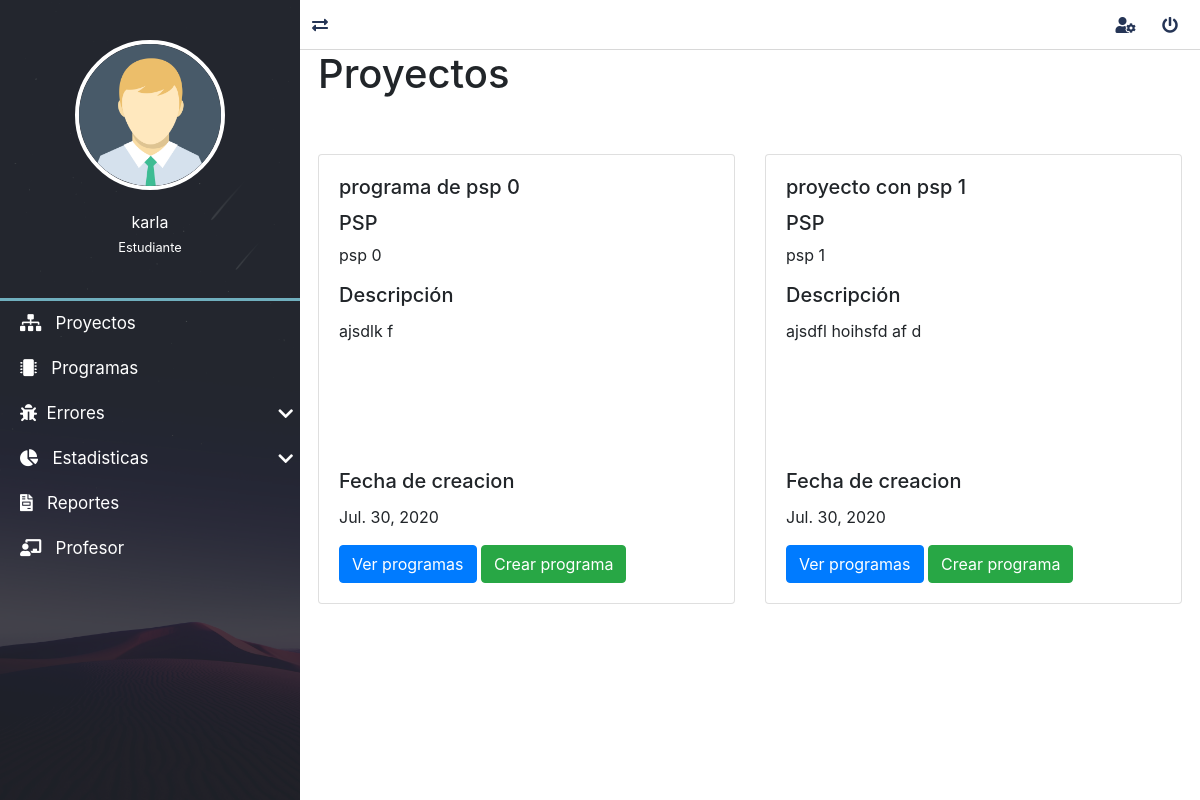
/proyectos/lista_proyectos/ (signed in), run on the app's committed database.
### proyectos/models.py (models this page shows, shortened)
class Proyecto(models.Model):
    nombre=models.CharField(max_length=50, verbose_name="Nombre")
    id_proceso = models.ForeignKey("mainApp.Proceso", verbose_name="Proceso", on_delete=models.CASCADE)
    descripcion=models.TextField(verbose_name="Descripcion")
    fechaInicio=models.DateTimeField(auto_now_add=True, verbose_name="fechaCreacion")
    ultimaActualizacion=models.DateTimeField(auto_now=True, verbose_name="Actualizado")
    class Meta:
        verbose_name ="Proyecto"
        verbose_name_plural ="Proyectos"

### mainApp/models.py (models this page shows)
class Proceso(models.Model):
    acronimo = models.CharField(verbose_name="Acronimo", max_length=20)
    numero = models.FloatField(verbose_name="Numero psp")
    nombre = models.CharField(verbose_name="Nombre", max_length=200)
    class Meta:
        verbose_name = "Proceso"
        verbose_name_plural = "Procesos"
        ordering = ['nombre']
    def __str__(self):
        return self.acronimo

### proyectos/views.py (the view)
# urls.py: path('lista_proyectos/', ProyectoListView.as_view(), name='proyectos'),
@method_decorator(login_required, name='dispatch')
class ProyectoListView(ListView):
    model = Proyecto

### mainApp/context_processors.py (called while the page is built)
def get_programasDeUsuario(request):
    programas= Programa.objects.all()
    return {'lista_programas':programas}

def get_lenguajes(request):
    lenguajes = Lenguaje.objects.all()
    return {'lista_lenguajes':lenguajes}

def get_medidas(request):
    medidas = Medida.objects.all()
    return {'lista_medidas':medidas}

def get_fases(request):
    fases = Fase.objects.all()
    return {'lista_fases':fases}

def get_tiposdefectos(request):
    tipos_defectos = TiposDefecto.objects.all()
    return {'lista_tipos_defectos':tipos_defectos}

### proyectos/context_processors.py (called while the page is built)
def get_proyecto(request):
    proyecto= Proyecto.objects.values_list('id','nombre','id_proceso' ,'descripcion', 'fechaInicio')
    return {
        'proyectos':proyecto
    }

### proyectos/templates/proyectos/proyecto_list.html (shortened to what this page needs)
{% extends 'layouts/layout.html' %}
{% block content %}
    <h1>Proyectos</h1>
    <div class="row mb-5">
        {% for proyecto in proyecto_list %}
            <div class="col-sm-6 mt-5 container" style="max-width: 30rem;">
                <div class="box-projecto card" >
                    <div class="card-body">
                        <h5 class="card-title">{{proyecto.nombre}} </h5>
                        <h5>PSP</h5>
                        <p>{{proyecto.id_proceso}} </p>
                        <h5 class="card-title">Descripción</h5>
                        <div class="scroll-project-description">
                            <p class="card-text">{{proyecto.descripcion}} </p>
                        </div>
                        {% if request.user.profesor %}
                        {% else %}
                            <h5 class="card-title">Fecha de creacion</h5>
                            <p>{{proyecto.fechaInicio|date}} </p>
                            <a href="{% url 'lista_programas_usuario' request.user.id proyecto.id %}" class="btn btn-primary">Ver programas</a>
                            <a class="btn btn-success" href="{% url 'program_create' request.user.id proyecto.id %}">Crear programa</a>
                        {% endif %}
                    </div>
                </div>
            </div>
        {% endfor %}
    </div>
{% endblock content %}

### mainApp/templates/layouts/layout.html (shortened to what this page needs)
{% load static %}
<!DOCTYPE html>
<html lang="es">
<head>
	<link rel="stylesheet" href="{% static 'dashboar/css/normalize.css' %}">
	<link rel="stylesheet" href="{% static 'dashboar/css/style.css' %}">
	<link rel="stylesheet" href="{% static 'dashboar/css/all.css' %}">
	<link rel="stylesheet" href="{% static 'dashboar/css/sweetalert2.min.css' %}">
	<link rel="stylesheet" href="{% static 'dashboar/css/jquery.mCustomScrollbar.css' %}">
	<link rel="stylesheet" href="https://stackpath.bootstrapcdn.com/bootstrap/4.5.0/css/bootstrap.min.css">
	<link rel="stylesheet" type="text/css" href="{% static 'css/style.css' %}">
</head>
<body>
	<main class="full-box main-container">
		<section class="full-box nav-lateral">
			<div class="full-box nav-lateral-content">
				<figure class="full-box nav-lateral-avatar">
					<img src=" {% static 'dashboar/assets/avatar/Avatar.png' %}" class="img-fluid" alt="Avatar">
					<figcaption class="roboto-medium text-center">
						{{request.user.first_name}} <br>
						{% if request.user.is_superuser %}
							<small class="roboto-condensed-light">Administrador</small>
						{% elif request.user.is_staff %}
							<small class="roboto-condensed-light">Profesor</small>
						{% else %}
							<small class="roboto-condensed-light">Estudiante</small>
						{% endif %}
					</figcaption>
				</figure>
				<div class="full-box nav-lateral-bar"></div>
				<nav class="full-box nav-lateral-menu">
					<ul>
						<li>
							<a href=" {% url 'proyectos' %}"><i class="fas fa-sitemap"></i> &nbsp; Proyectos</a>
						</li>
						{% if request.user.profesor %}
						<li>
							<a href="#" class="nav-btn-submenu"><i class="fas fa-users"></i> &nbsp; Estudiantes <i class="fas fa-chevron-down"></i></a>
							<ul>
								<li>
									<a href="{% url 'lista_no_certificados' %}"><i class="fas fa-user"></i> &nbsp; No certificados</a>
								</li>
								<li>
									<a href="{% url 'lista_certificar' %}"><i class="fas fa-user-check"></i> &nbsp; Certificar</a>
								</li>
								<li>
									<a href="{% url 'lista_certificados' %}"><i class="fas fa-user-graduate"></i> &nbsp; Certificados</a>
								</li>
							</ul>
						</li>
						{% else %}
						<li>
							<a href=" {% url 'programas' %}"><i class="fas fa-microchip"></i> &nbsp; Programas</a>
						</li>
						<li>
							<a href="#" class="nav-btn-submenu"><i class="fas fa-bug"></i></i> &nbsp;Errores<i class="fas fa-chevron-down"></i></a>
						</li>
						<li>
							<a href="#" class="nav-btn-submenu"><i class="fas fa-chart-pie"></i> &nbsp; Estadisticas <i class="fas fa-chevron-down"></i></a>
						</li>
						<li>
							<a href="{% url 'lista_reportes' %}"><i class="fas fa-file-invoice"></i> &nbsp; Reportes</a>
						</li>
						<li>
							<a href="{% url 'profesor_detaller' %}"><i class="fas fa-chalkboard-teacher"></i> &nbsp; Profesor</a>
						</li>
						{% endif %}
					</ul>
				</nav>
			</div>
		</section>
		<section class="full-box page-content">
			<nav class="full-box navbar-info">
				<a href="#" class="float-left show-nav-lateral">
					<i class="fas fa-exchange-alt"></i>
				</a>
				{% if user.email %}
					{% if title != 'Perfil de usuario' %}
						<a href="{% url 'editPerfilUs' %}">
							<i class="fas fa-user-cog"></i>
						</a>
					{% endif %}
					<a href="#" class="btn-exit-system">
						<i class="fas fa-power-off"></i>
					</a>
				{% else %}
					<a href="{% url 'login' %}">
						<i class="fas fa-sign-in-alt"></i>
					</a>
				{% endif %}
			</nav>
			 <div class="content-box">
				{% block content %}
				{% endblock content %}
			</div>
		</section>
	</main>
</body>
</html>

### mainApp/static/dashboar/css/style.css (style rules this page uses)
:root { --color-one: #F5F5F5; --color-two: #24292E; --color-three: #70afbe; --form-color: #14111A; --accent-color: #253556; --border-color: #D8D8D8; }
body,html { width: 100vw; height: 100vh; background-color: var(--color-one); color: #333; font-size: 16px; }
.full-box { margin: 0; padding: 0; box-sizing: border-box; width: 100%; }
.main-container { height: 100%; position: absolute; top: 0; left: 0; overflow: hidden; }
.page-content, .nav-lateral { height: 100%; overflow: hidden; }
.page-content { position: relative; padding-left: 300px; transition: all .2s ease-in-out; padding-bottom: 20px; }
.nav-lateral { width: 300px; position: absolute; top: 0; left: 0; z-index: 1; transition: all .2s ease-in-out; background-image: url('../assets/img/nav-font.jpg'); background-position: center center; background-size: cover; }
.nav-lateral-content { max-width: 300px; height: 100%; background-color: rgba(36, 41, 46, .8); }
.nav-lateral-bar { height: 3px; background-color: var(--color-three); }
.nav-lateral-avatar { padding: 40px 0; }
.nav-lateral-avatar img { width: 50%; margin: 0 auto; display: block; border: 4px solid #FFF; border-radius: 100%; }
.nav-lateral-avatar figcaption { margin-top: 20px; color: #FFF; }
.nav-lateral-menu { height: auto; }
.nav-lateral-menu ul { margin: 0; padding: 0; list-style: none; }
.nav-lateral-menu ul li { width: 100%; height: auto; }
.nav-lateral-menu ul li a { display: block; width: 100%; height: 45px; line-height: 45px; text-decoration: none; color: #FFF; font-size: 17px; box-sizing: border-box; padding-left: 20px; transition: all .2s ease-in-out; }
.nav-lateral-menu .fa-chevron-down, .nav-lateral-menu .fa-chevron-up { float: right; height: 45px; line-height: 45px; margin-right: 7px; transition: all .2s ease-in-out; }
.navbar-info { height: 50px; border-bottom: 1px solid var(--border-color); text-align: right; padding-right: 10px; }
.navbar-info a { color: var(--accent-color); height: 50px; min-width: 40px; text-align: center; line-height: 50px; display: inline-block; transition: all .2s ease-out; user-select: none; }
.content-box { margin-left: 2%; margin-right: 2%; }

### mainApp/static/dashboar/css/all.css (style rules this page uses)
.fa, .fas, .far, .fal, .fab { -moz-osx-font-smoothing: grayscale; -webkit-font-smoothing: antialiased; display: inline-block; font-style: normal; font-variant: normal; text-rendering: auto; line-height: 1; }
.fa-bug:before { content: "\f188"; }
.fa-chalkboard-teacher:before { content: "\f51c"; }
.fa-chart-pie:before { content: "\f200"; }
.fa-chevron-down:before { content: "\f078"; }
.fa-exchange-alt:before { content: "\f362"; }
.fa-file-invoice:before { content: "\f570"; }
.fa-microchip:before { content: "\f2db"; }
.fa-power-off:before { content: "\f011"; }
.fa-sitemap:before { content: "\f0e8"; }
.fa-user-cog:before { content: "\f4fe"; }
.fa, .fas { font-family: 'Font Awesome 5 Free'; font-weight: 900; }

### mainApp/static/css/style.css (style rules this page uses)
:root { --fondo: url("../img/fondoLogin.png"); --porsentaje-borde-radius: 5%; --px-borde-radius: 4px; --bac-color: #70afbe; --shadow-box: 0px 4px 18px 3px rgba(0,0,0,0.75);; }
.card { transition: box-shadow 0.5s; }
.scroll-project-description { overflow-y: scroll; height: 150px; }

### data on the page
Proyecto: nombre "programa de psp 0", id_proceso "psp 0", descripcion "ajsdlk f", fechaInicio "Jul. 30, 2020"
Proyecto: nombre "proyecto con psp 1", id_proceso "psp 1", descripcion "ajsdfl hoihsfd af d", fechaInicio "Jul. 30, 2020"

### other printed values
{{ request.user.first_name }} "karla"
